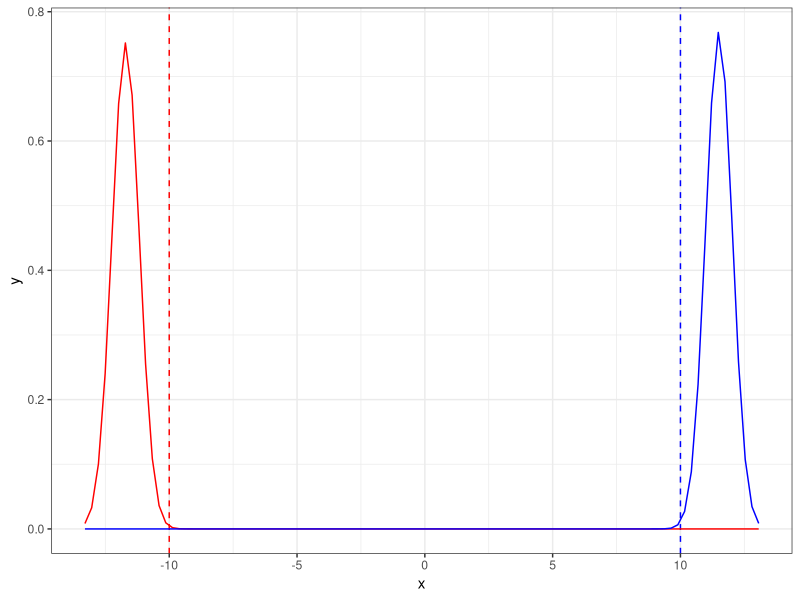
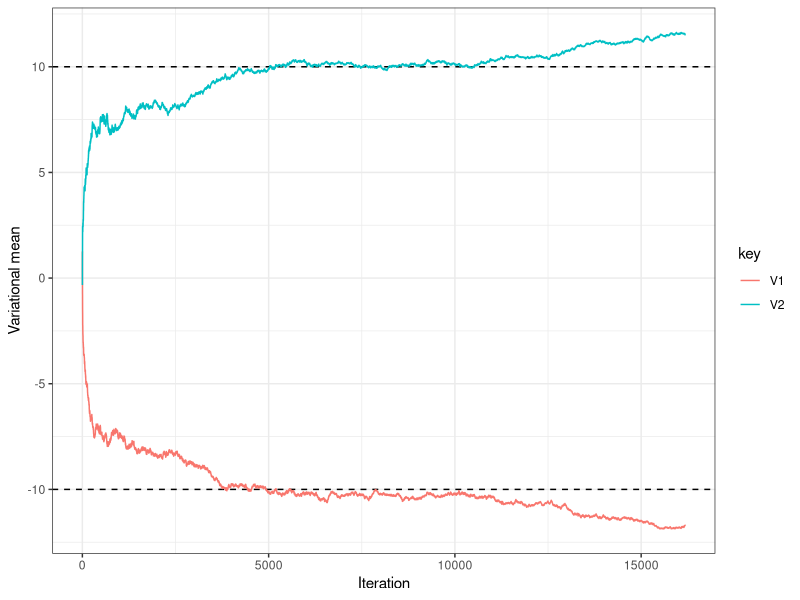
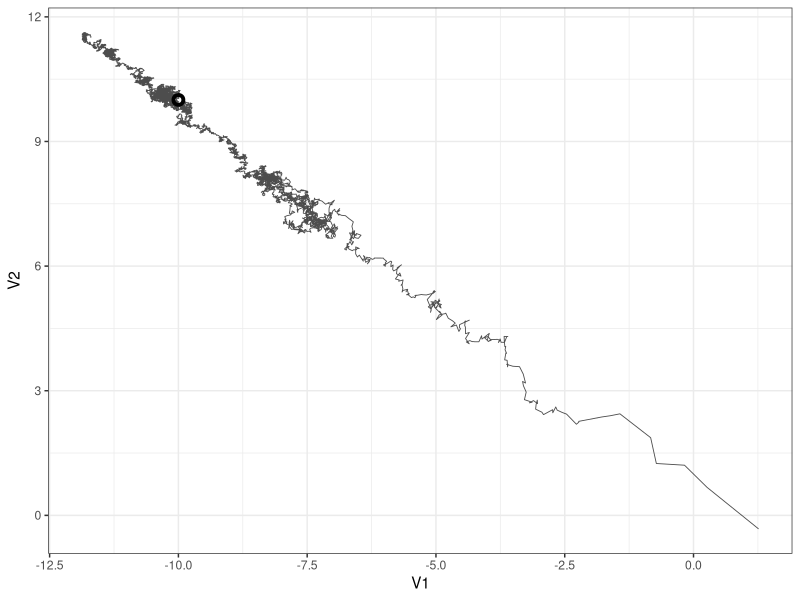
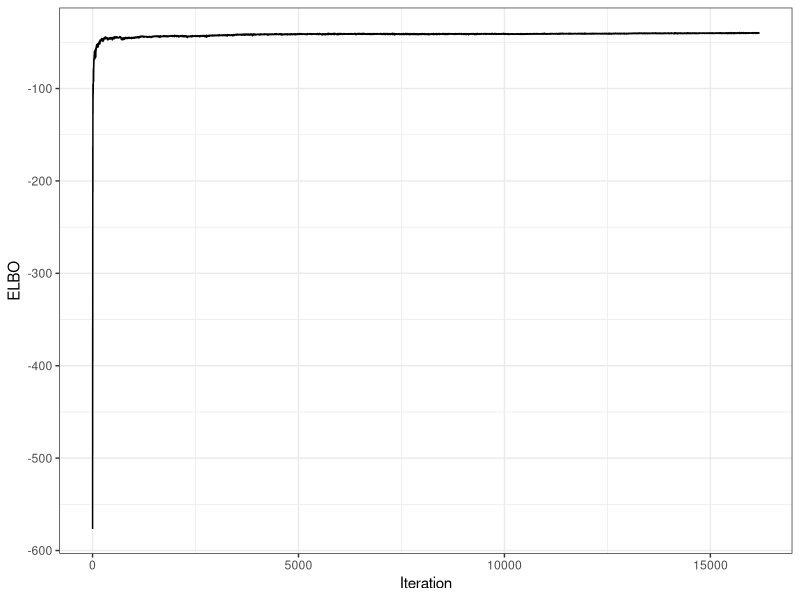
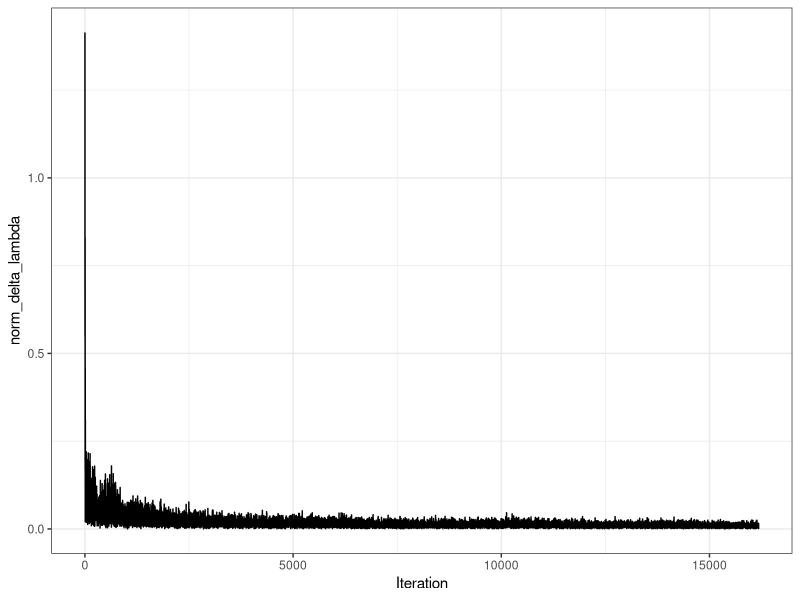

Recreate these plots in R, in order.
library(MASS)
library(dplyr)
library(tidyr)
library(purrr)
library(ggplot2)

theme_set(theme_bw())

max_iter = 20000
eps = 1e-16

# Functions ---------------------------------------------------------------

norm = function(x){
  return(sqrt(sum(x^2)))
}

sigmoid = function(w){
  return(1/(1 + exp(-w)))
}

dot = function(X, Y){
  return(X %*% Y)
}

zeros = function(P){
  return(rep(0.0, P))
}

ones = function(P){
  return(rep(1.0, P))
}

create_data = function(N, real_mu, seed = 0){
  set.seed(seed)
  P = length(real_mu)
  X = mvrnorm(N, mu = rep(0, P), Sigma = diag(rep(1, P)))
  y = rbinom(N, 1, sigmoid(dot(X, real_mu)))
  return(list(X = X, y = y))
}


# elbo_grad = function(z_sample, mu, sigma_sq, y, X, P, prior_sigma){
#   score_mu = (z_sample - mu)/(sigma_sq)
#   score_logsigma_sq = (-1/(2*sigma_sq) + ((z_sample - mu)^2)/(2*(sigma_sq^2))) * sigma_sq
#   aux_1 = y * as.numeric(log(sigmoid(dot(X, z_sample))))
#   aux_2 = (1 - y) * as.numeric(log(1 - sigmoid(dot(X, z_sample))))
#   log_p_aux_1 = sum(aux_1 + aux_2)
#   log_p_aux_2 = sum(log(dnorm(z_sample, zeros(P), prior_sigma*ones(P))))
#   log_p = log_p_aux_1 + log_p_aux_2
#   log_q = sum(norm_logpdf(z_sample, mu, sqrt(sigma_sq)))
#   grad = c(score_mu, score_logsigma_sq)*(log_p - log_q)
#   return(grad)
# }


# matrix_vector_operation = function(X, y, func){
#   if(func == "+"){
#     out = t(t(X) + y)
#   }
#   if(func == "-"){
#     out = t(t(X) - y)
#   }
#   if(func == "*"){
#     out = t(t(X) * y)
#   }
#   if(func == "/"){
#     out = t(t(X) / y)
#   }
#   return(out)
# }
# 
# 
# matrix_vector_operation_2 = function(X, y, func){
#   if(func == "+"){
#     out = t(t(X) + y)
#   }
#   if(func == "-"){
#     out = t(t(X) - y)
#   }
#   if(func == "*"){
#     out = t(t(X) * y)
#   }
#   if(func == "/"){
#     out = t(t(X) / y)
#   }
#   return(out)
# }
# 
# elbo_grad_samples = function(samples, mu, sigma_sq, y, X, P, prior_sigma){
#   centered = matrix_vector_operation(samples, mu, "-")
#   score_mu = matrix_vector_operation(centered, sigma_sq, "/")
#   score_logsigma_sq_1 = matrix_vector_operation(centered^2, 2*(sigma_sq^2), "/")
#   score_logsigma_sq_2 = matrix_vector_operation(score_logsigma_sq_1, -1/(2*sigma_sq), "+")
#   score_logsigma_sq = matrix_vector_operation(score_logsigma_sq_2, sigma_sq, "*")
#   # score_logsigma_sq = (-1/(2*sigma_sq) + ((z_sample - mu)^2)/(2*(sigma_sq^2))) * sigma_sq
#   sigmoid_matrix = sigmoid(dot(X, t(samples)))
#   aux_1 = matrix_vector_operation((log(sigmoid_matrix)), y, "*")
#   aux_2 = matrix_vector_operation(log(1 - sigmoid_matrix), (1 - y), "*")
#   log_p_aux_1 = colSums(aux_1 + aux_2)
#   log_p_aux_2 = sum(log(dnorm(samples, zeros(P), prior_sigma*ones(P))))
#   log_p = log_p_aux_1 + log_p_aux_2
#   log_q = sum(norm_logpdf(samples, mu, sqrt(sigma_sq)))
#   grad = c(score_mu, score_logsigma_sq)*(log_p - log_q)
#   return(grad)
# }


elbo_grad_samples = function(samples, mu, sigma_sq, y, X, P, prior_sigma){
  grad_acc = rep(0.0, 2*P)
  elbo_acc = 0.0
  S = nrow(samples)
  for(i in 1:S){
    z_sample = samples[i, ]
    centered = z_sample - mu
    score_mu = centered/sigma_sq
    score_logsigma_sq = (-1/(2*sigma_sq) + (centered^2)/(2*(sigma_sq^2))) * sigma_sq
    aux_1 = y * as.numeric(log(sigmoid(dot(X, z_sample)) + eps))
    aux_2 = (1 - y) * as.numeric(log(1 - sigmoid(dot(X, z_sample)) + eps))
    log_p_aux_1 = sum(aux_1 + aux_2)
    log_p_aux_2 = sum(log(dnorm(z_sample, zeros(P), prior_sigma*ones(P))))
    log_p = log_p_aux_1 + log_p_aux_2
    log_q = sum(log(dnorm(z_sample, mu, sqrt(sigma_sq))))
    elbo_i = log_p - log_q
    grad_i = c(score_mu, score_logsigma_sq)*(elbo_i)
    grad_acc = grad_acc + grad_i/S
    elbo_acc = elbo_acc + elbo_i/S
  }
  return(list(grad = grad_acc,
              elbo = elbo_acc))
}


vi = function(X, y, prior_sigma = 10000, max_iter = 6000, S = 10, eta = 1.0, seed = 0){
  set.seed(seed)
  N = dim(X)[1]
  P = dim(X)[2]
  mu = rnorm(P)
  G = matrix(zeros(2*P*2*P), ncol = 2*P)
  log_sigma_sq = rnorm(P)
  mus = matrix(zeros(max_iter*P), ncol = P)
  norm_delta_lambda = zeros(max_iter)
  ELBO = zeros(max_iter)
  
  cat("Begin optimization\n\n")
  for(t in 1:max_iter){
    mus[t,] = mu
    sigma_sq = exp(log_sigma_sq)
    samples = mvrnorm(S, mu, diag(sigma_sq))
    elbo_grad = elbo_grad_samples(samples, mu, sigma_sq, y, X, P, prior_sigma)
    grad_estimate = elbo_grad$grad
    ELBO[t] = elbo_grad$elbo
    G = G + (grad_estimate %*% t(grad_estimate))
    rho_t = (eta * 1/sqrt(diag(G)))
    mu_new = mu + rho_t[1:P] * grad_estimate[1:P]
    log_sigma_sq_new = log_sigma_sq + rho_t[(P+1):(2*P)] * grad_estimate[(P+1):(2*P)]
    norm_delta_lambda_t = norm(mu_new - mu)
    norm_delta_lambda[t] = norm_delta_lambda_t
    stop_criterion = norm_delta_lambda_t/norm(mu)
    if(t %% 100 == 1){
      cat("", "\n")
      cat("Iteration: ", t, "\n")
      cat("Mu: ", mu, "\n")
      cat("Sigma squared: ", exp(log_sigma_sq), "\n")
      cat("Delta lambda: ", norm_delta_lambda_t, "\n")
      cat("Estimate gradient norm: ", norm(grad_estimate), "\n")
      cat("Estimate ELBO: ", ELBO[t], "\n")
      cat("Stop criterion value: ", stop_criterion, "\n")
    }
    if(stop_criterion < 0.00001){
      cat("Breaking\n\n")
      break
    }
    mu = mu_new
    log_sigma_sq = log_sigma_sq_new
  }
  
  cat(""    , "\n")
  cat("Optimization complete", "\n")
  cat("Final mu: ", mu, "\n")
  cat("Final sigma_sq: ", exp(log_sigma_sq), "\n")
  cat("Stop criterion value: ", stop_criterion, "\n")
  model_out = list(
    mu = mu, 
    sigma_sq = sigma_sq, 
    mus = mus[1:t,], 
    norm_delta_lambda = norm_delta_lambda[1:t],
    ELBO = ELBO[1:t]
  )
  return(model_out)
}


# Run VI ------------------------------------------------------------------

real_mu = c(-10, 10)

dat = create_data(300, real_mu, seed = 0)

mod = vi(dat$X, dat$y, S = 30, max_iter = max_iter, seed = 0)


# VI results --------------------------------------------------------------

mu = mod$mu
sigma = sqrt(mod$sigma_sq)
colours = c('red', 'blue', 'dark green', 'green')[1:length(real_mu)]

tibble(x = c(mu + 3*sigma, mu - 3*sigma)) %>% 
  ggplot(aes(x)) + 
  geom_vline(xintercept = real_mu, col = colours, linetype = "dashed") +
  mapply(function(mean, sd, col) {
    stat_function(fun = dnorm, args = list(mean = mean, sd = sd), col = col)
  }, 
  mean = mu, 
  sd = sigma, 
  col = colours
  ) 


mod$mus %>% 
  as_tibble() %>% 
  mutate(Iteration = 1:nrow(.)) %>% 
  gather(key, value, -Iteration) %>% 
  ggplot() +
  geom_hline(yintercept = real_mu, linetype = "dashed") +
  geom_line(aes(Iteration, value, colour = key)) +
  ylab("Variational mean") 

mod$mus %>% 
  as_tibble() %>% 
  ggplot() +
  geom_point(data = tibble(V1 = real_mu[1], V2 = real_mu[2]),
             aes(V1, V2),
             colour = "black", fill = "white", size = 2, stroke = 2, shape = 21) +
  geom_path(aes(V1, V2), size = 0.3, alpha = 0.7) 

tibble(ELBO = mod$ELBO) %>% 
  mutate(Iteration = 1:nrow(.)) %>% 
  ggplot() +
  geom_line(aes(Iteration, ELBO))


tibble(norm_delta_lambda = mod$norm_delta_lambda) %>% 
  mutate(Iteration = 1:nrow(.)) %>% 
  ggplot() +
  geom_line(aes(Iteration, norm_delta_lambda))




# Posterior predictive ----------------------------------------------------

test_dat = create_data(20, real_mu, seed = 0)

post_samples = mvrnorm(1000, mu = mod$mu, Sigma = diag(mod$sigma_sq))

probs = sigmoid(post_samples %*% t(test_dat$X))

mean_probs = colMeans(probs)

preds = ifelse(mean_probs > 0.5, 1, 0)

table(preds, test_dat$y)
